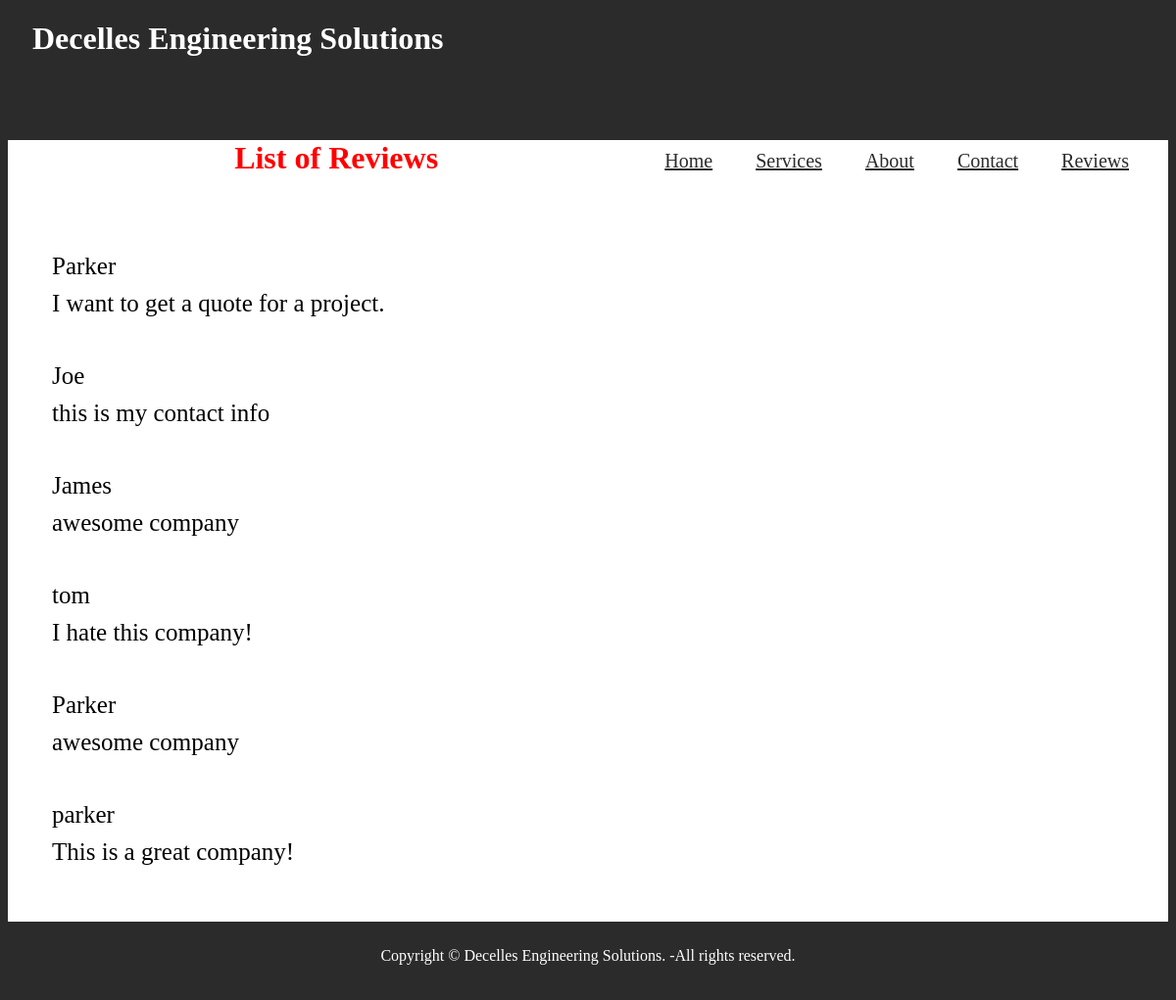
Page /reviewlist/ on the earlier database version.
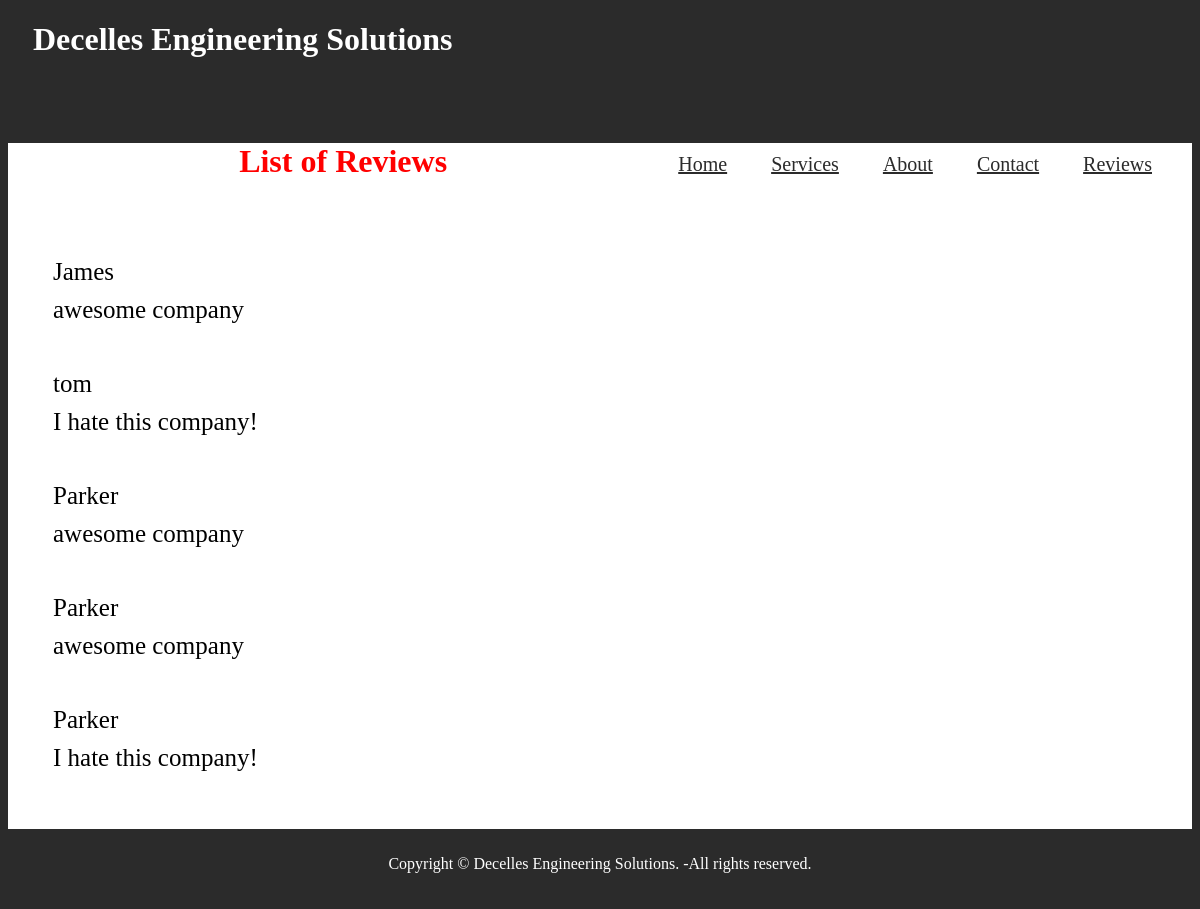
Same page on the later database version.
### app1/models.py (models this page shows, shortened)
class CompanyReview(models.Model):
    name = models.CharField(max_length=30, null=False, blank=False)
    message = models.CharField(max_length=500, null=False, blank=False)

### app1/views.py (the view)
# urls.py: path('reviewlist/', views.reviewlist),
def reviewlist(request):
    reviews = CompanyReview.objects.all()
    return render(request, 'reviewlist.html', {'message': reviews})

### app1/templates/reviewlist.html (shortened to what this page needs)
<!DOCTYPE html>
<html>
<head>
<link rel="stylesheet" type="text/css" href="../static/css/reviewlist.css">
</head>
<body>
<header>
<h1 class="name">Decelles Engineering Solutions</h1>
</header>
<main>
<nav>
    <li><a class="links" href='../'>Home</a></li>
    <li><a class="links" href='../services/'>Services</a></li>
    <li><a class="links" href='../about/'>About</a></li>
    <li><a class='links' href='../contact/'>Contact</a></li>
    <li><a class='links' href='../reviews/'>Reviews</a></li>
</nav>
<h1 class="reviews-title">List of Reviews</h1>
<br>
<br>
<ul>
    {% for CompanyReview in message %}
    <li class="list">{{CompanyReview.name}}</li>
    <li class="list">{{CompanyReview.message}}</li>
    <br>
    <br>
    {% endfor %}
</ul>
<br>
<br>
<br>
<br>
</main>
</body>
<footer>
<p>Copyright &copy; Decelles Engineering Solutions.  -All rights reserved.</p>
</footer>
</html>

### app1/static/css/reviewlist.css (style rules this page uses)
body { background-color: #2b2b2b; }
header { background-color: #2b2b2b; padding: 0%; height: 100px; width: 100%; }
.name { color: #ffffff; display: block; font-family: Tahoma; margin-left: 25px; }
nav { float: right; padding-left: 0%; margin-bottom: 0; list-style: none; margin-top: 10px; }
nav li { display: inline; margin-right: 40px; }
.links { color: #2b2b2b; font-family: Tahoma; font-size: 20px; }
main { background-color: #ffffff; background-size: cover; size: 90%; }
.reviews-title { color: red; text-align: center; }
.list { font-family: tahoma; font-size: 25px; list-style: none; padding: 5px; }
footer { height: 80px; background-color: #2b2b2b; position: fixed; bottom: 0; left: 0; width: 100%; }
footer p { color: #ffffff; padding: 10px; text-align: center; font-family: Tahoma; }

Differences in the rows shown:
removed CompanyReview: name "Parker", message "I want to get a quote for a project."
removed CompanyReview: name "Joe", message "this is my contact info"
removed CompanyReview: name "parker", message "This is a great company!"
added CompanyReview: name "Parker", message "awesome company"
added CompanyReview: name "Parker", message "I hate this company!"
